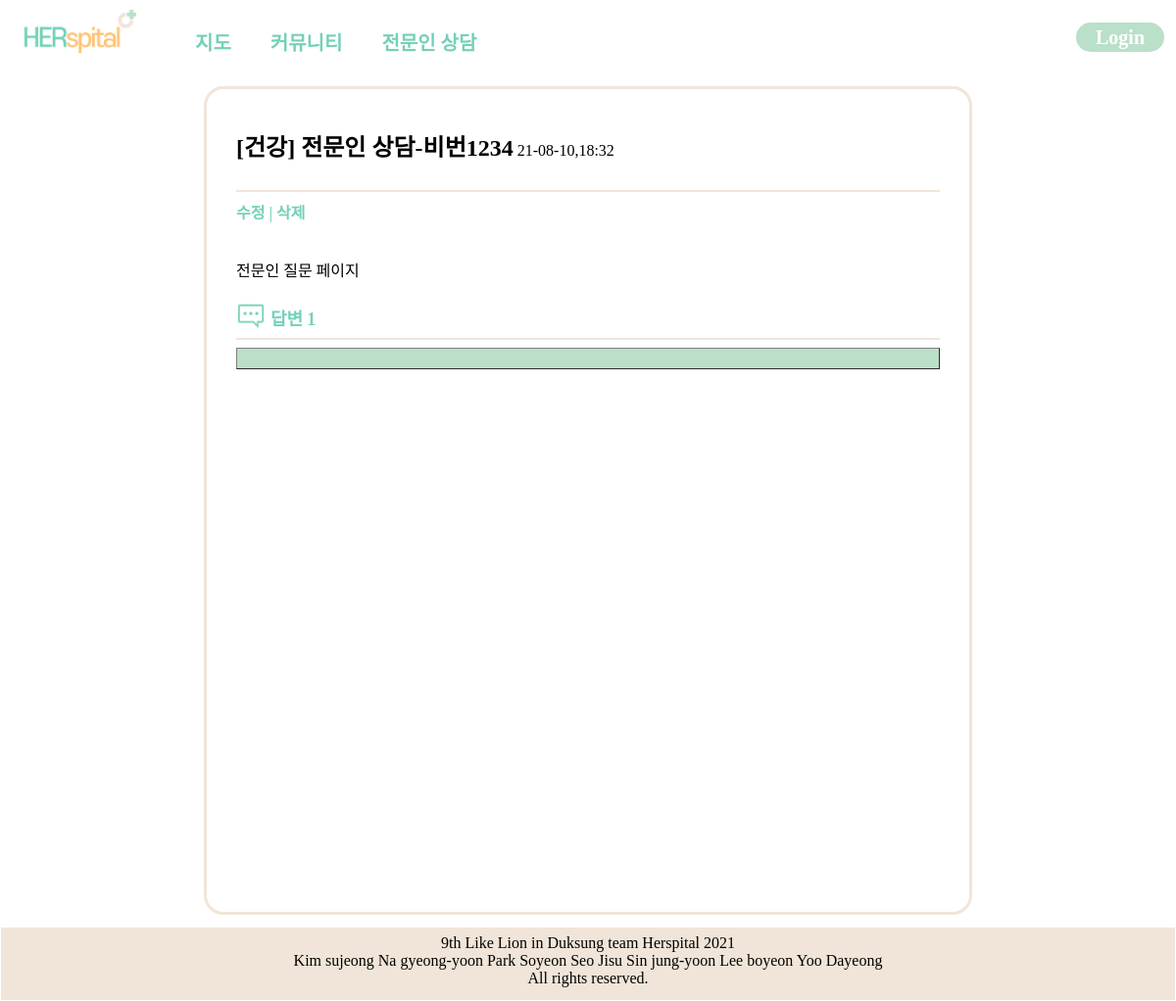
Page /community/expert_detail/1 on the earlier database version.
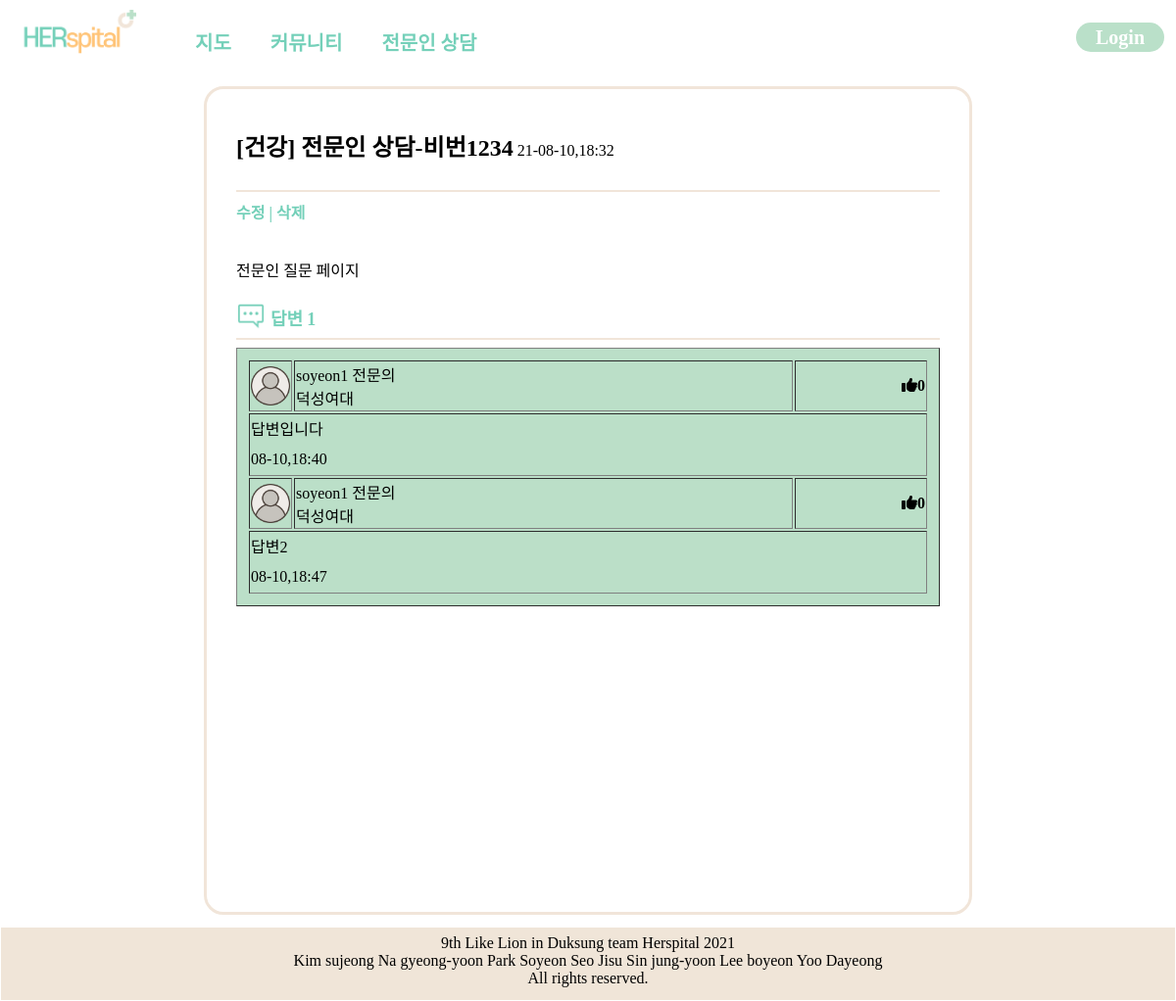
Same page on the later database version.
### community/models.py (models this page shows, shortened)
class Expert(models.Model):
    title = models.CharField(max_length=200)
    publicSetting = models.BooleanField()
    password_Post = models.CharField(max_length=10, blank=True, null=True)
    age_tag = models.CharField(max_length=100)
    image = models.ImageField(upload_to = "community/", blank=True, null=True)
    body = models.TextField()
    pub_date = models.DateTimeField()
    author = models.ForeignKey(account_models.CustomUser,on_delete=models.CASCADE, null=True)

class ExpertRe(models.Model):
    author = models.ForeignKey(account_models.CustomUser, on_delete=models.CASCADE, null=True)
    postId = models.CharField(max_length=100)
    thumbsUp = models.IntegerField(blank=True, default=0, null=True)
    body = models.TextField()
    pub_date = models.DateTimeField()

### account/models.py (models this page shows)
class CustomUser(AbstractUser):
  nickname = models.CharField(max_length=100,default='') #이름
  email = models.EmailField(max_length=100,default='') #이메일
  birth = models.DateField(blank=True,null=True) #생년월일
  gender = models.CharField(max_length=50, default='') #성별
  position = models.CharField(max_length=50, default='normal') #일반인/전문인
  certifyImg = models.ImageField(upload_to="account/", blank=True, null=True) #자격증사진 - 전문인일때 무조건 받아야하는데 어떻게 해야하지..
  workplace = models.CharField(max_length=50, blank=True) #의료기관 - 전문인일때 무조건 받아야하는데 어떻게 해야하지..
  postcode = models.CharField(max_length=100, blank=True) #우편번호
  address = models.CharField(max_length=100, blank=True) #주소
  extraAddress = models.CharField(max_length=100, blank=True) #세부주소

### community/views.py (the view)
# urls.py: path('expert_detail/<str:ex_id>', community_views.expert_detail, name="expert_detail"),
def expert_detail(request,ex_id):
    expert = get_object_or_404(Expert, pk = ex_id)
    expertRes = ExpertRe.objects.filter(postId=ex_id)
    writerpw = request.POST.get('writerpw')
    return render(request, "community/expert_detail.html", context ={'expert':expert, 'expertRes':expertRes})

### templates/community/expert_detail.html (shortened to what this page needs)
{% load static %}
{% block css %}
    <link rel="stylesheet" href="{% static 'css/detail.css' %}" />
{% endblock %}
{% block navbar %}
    {% include "partials/base.html" %}
{% endblock %}
{% block content %}
<section class="sec">
    <h1>[{{expert.age_tag}}] {{ expert.title }}</h1>
    <span> {{ expert.pub_date | date:'y-m-d,H:i'}} </span>
    <hr>
    <div id="info_tab">
        <div class="modify_delete">
            <span onclick="showpwbox(this.id)" id="detail_modify" style="cursor: pointer">수정</span> |
            <span onclick="showpwbox(this.id)" id="detail_delete" style="cursor: pointer">삭제</span>
        </div>
        <br>
    </div>
    <br>
    <p id="questionContent">{{ expert.body }}</p>
<div class="community__reply">
    <img id="replyicon" src="{% static 'img/reply.png' %}">
    <div id="replytxt">답변</div>
    <span id="review-count">1</span>
</div>
<hr>
    <div class="response">
        <table border 1px solid>
        {% for expertRe in expertRes %}
            <tr>
                <td class="profileTD">
                    <img id="doctor_profile" src="{% static 'img/doctor_profile.png' %}">
                </td>
                <td>{{expertRe.author.username}} 전문의 <br>{{ expertRe.author.workplace}}</td>
                <td class="likeTD">
                    <i class="fas fa-thumbs-up"><span class="numb">{{ expertRe.thumbsUp }}</span></i>
                </td>
            </tr>
            <tr>
                <td colspan="3" class="responseTD">
                    {{expertRe.body}}<br>
                    {{expertRe.pub_date | date:'m-d,H:i'}}
                </td>
            </tr>
        {% endfor %}
        </table>
    </div>
</section>
{% endblock %}
{% block footer %}
    {% include "partials/footer.html" %}
{% endblock %}

### templates/partials/base.html (shortened to what this page needs)
{% load static %}
<!DOCTYPE html>
<html lang="en">
<head>
    <link rel="stylesheet" href="{% static 'css/base.css' %}">
</head>
<body>
    <nav class="navbar navbar-default navbar-fixed-top">
        <div>
            <a class="navbar__logo" href="{% url 'mainpage' %}"><img src="{% static 'img/logo.png' %}"></a>
        </div>
        <ul class="navbar__menu">
            <li><a href="{% url 'core:mainpage' %}" class="navitem">지도</a></li>
            <li><a href="{% url 'community:communityList' %}" class="navitem">커뮤니티</a></li>
            <li><a href="{% url 'community:expertList' %}" class="navitem">전문인 상담</a></li>
        </ul>
        {% if not user.is_authenticated %}
        <div class="navbar__login">
            <a href="{% url 'account:login' %}"><button id="login" class="loginBtn">Login</button></a>
        </div>
        {% endif %}
    </nav>
</body>
</html>

### templates/partials/footer.html
{% load static %}
{% block css %}
    <link rel="stylesheet" href="{% static 'css/footer.css' %}" />
{% endblock %}
<footer>
    9th Like Lion in Duksung team Herspital 2021<br>
    Kim sujeong Na gyeong-yoon Park Soyeon Seo Jisu Sin jung-yoon Lee boyeon Yoo Dayeong<br>
    All rights reserved.
</footer>

### static/css/detail.css (style rules this page uses)
h1 { display: inline-block; }
.modify_delete { color: #74D0B9; font-weight: bold; float: right; }
.community__reply { display: inline-block; }
#replyicon { width: 30px; height: 29px; float: left; margin-right: 5px; }
#replytxt { display: inline-block; font-weight: bold; color: #74D0B9; font-size: large; padding-top: 3px; }
#review-count { font-weight: bold; color: #74D0B9; font-size: large; }
hr { background-color: #F1E5D9; border: 0px; height: 2px; }

### static/css/base.css (style rules this page uses)
* { font-family: 'Cafe24SsurroundAir'; }
body { padding-top: 70px; }
.navbar { display: flex; position: fixed; width: 100%; top: 0; background-color: #ffffff; z-index: 999; }
.navbar__logo img { width: 121px; height: 56px; justify-content: left; margin: 10px 0 0 10px; }
.navbar__menu { display: flex; list-style: none; }
.navbar__menu li { padding: 12px 20px 0 20px; font-size: 20px; font-weight: bold; text-align: center; }
a { text-decoration: none; color: #74D0B9; }
.navbar__menu li a:after { display:block; content: ''; border-bottom: solid 3px #F1E5D9; transform: scaleX(0); transition: transform 250ms ease-in-out; }
.navbar__login { margin-left: auto; display:flex; align-items: baseline; }
#login { background-color: #BAE0C9; color: #ffffff; border-style: none; border-radius: 30px; font-weight: bold; font-size: 20px; width: 90px; height: 30px; margin: 23px 20px 0 0; }

### static/css/footer.css (style rules this page uses)
footer { position: relative; bottom:0px; width:100%; left: 0; background-color: #F0E5D8; color: black; text-align: center; padding: 7px; margin: -7px; height: 60px; }

### templates/community/expert_detail.html (style rules this page uses)
.sec { border: solid 3px #F1E5D9; border-radius: 20px; height: 100vh; margin: 10px 200px 20px 200px; padding: 20px 30px 20px 30px; overflow: auto; }
#questionContent { line-height:30px; }
.community__reply { display: block; }
#replyicon { width: 30px; height: 29px; float: left; margin-right: 5px; }
#replytxt { display: inline-block; font-weight: bold; color: #74D0B9; font-size: large; padding-top: 3px; }
#review-count { font-weight: bold; color: #74D0B9; font-size: large; }
#doctor_profile { width:40px; }
#info_tab { display:flex; }
#info_tab div { flex-grow:0; }
table { width:100%; padding:10px; }
.profileTD { width:20px; }
.likeTD { text-align: right; }
.responseTD { line-height: 30px; }
.response { background:#BBDFC8; }

Differences in the rows shown:
added ExpertRe: author.username "soyeon1", author.workplace "덕성여대", thumbsUp "0", body "답변입니다", pub_date "08-10,18:40"
added ExpertRe: author.username "soyeon1", author.workplace "덕성여대", thumbsUp "0", body "답변2", pub_date "08-10,18:47"
